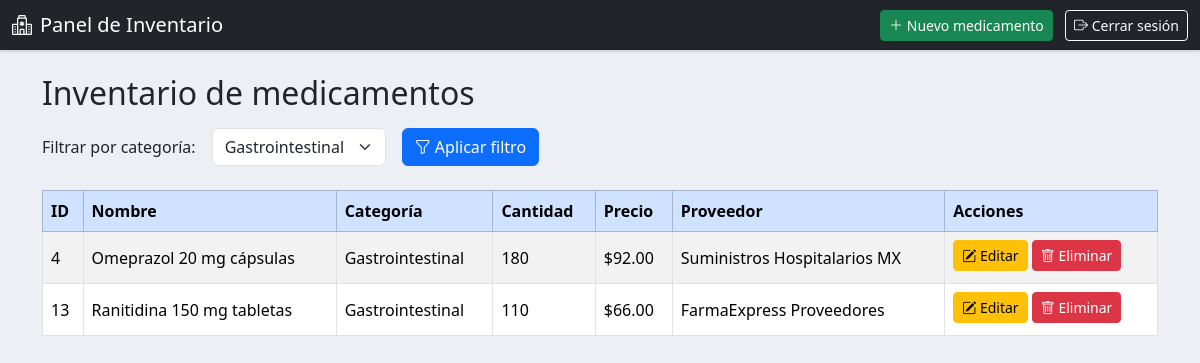
/panel.php?categoria=Gastrointestinal (signed in), run on the app's committed database.
### tables this page shows
CREATE TABLE `medicamentos` (
  `id` int(11) NOT NULL AUTO_INCREMENT,
  `nombre` varchar(100) NOT NULL,
  `categoria` varchar(100) DEFAULT NULL,
  `cantidad` int(11) DEFAULT 0,
  `precio` decimal(10,2) DEFAULT NULL,
  `proveedor_id` int(11) DEFAULT NULL,
  `creado_en` timestamp NOT NULL DEFAULT current_timestamp(),
  `actualizado_en` timestamp NOT NULL DEFAULT current_timestamp() ON UPDATE current_timestamp(),
  PRIMARY KEY (`id`),
  KEY `fk_medicamento_proveedor` (`proveedor_id`),
  CONSTRAINT `fk_medicamento_proveedor` FOREIGN KEY (`proveedor_id`) REFERENCES `proveedores` (`id`) ON DELETE SET NULL ON UPDATE CASCADE
);

CREATE TABLE `proveedores` (
  `id` int(11) NOT NULL AUTO_INCREMENT,
  `nombre` varchar(100) NOT NULL,
  `telefono` varchar(20) DEFAULT NULL,
  `direccion` varchar(200) DEFAULT NULL,
  `creado_en` timestamp NOT NULL DEFAULT current_timestamp(),
  PRIMARY KEY (`id`)
);

### panel.php (the view, shortened to what this page needs)
<?php
require_once "conexion.php";
$categoria = isset($_GET['categoria']) ? trim($_GET['categoria']) : "";
$sql = "SELECT m.id, m.nombre, m.categoria, m.cantidad, m.precio,
               p.nombre AS proveedor
        FROM medicamentos m
        LEFT JOIN proveedores p ON m.proveedor_id = p.id";
if ($categoria !== "") {
    $sql .= " WHERE m.categoria = ?";
}
$sql .= " ORDER BY m.nombre ASC";
$stmt = $conexion->prepare($sql);
if ($categoria !== "") {
    $stmt->bind_param("s", $categoria);
}
$stmt->execute();
$resultado = $stmt->get_result();
$sqlCat = "SELECT DISTINCT categoria FROM medicamentos ORDER BY categoria";
$categoriasRes = $conexion->query($sqlCat);
?>
<!DOCTYPE html>
<html lang="es">
<head>
    <link href="https://cdn.jsdelivr.net/npm/bootstrap@5.3.3/dist/css/bootstrap.min.css" rel="stylesheet">
    <link rel="stylesheet" href="https://cdn.jsdelivr.net/npm/bootstrap-icons@1.11.3/font/bootstrap-icons.min.css">
</head>
<body>
<nav class="navbar navbar-dark bg-dark mb-4">
  <div class="container-fluid">
    <span class="navbar-brand mb-0 h1">
      <i class="bi bi-hospital me-2"></i>Panel de Inventario
    </span>
    <div>
      <a href="registro.php" class="btn btn-sm btn-success me-2">
        <i class="bi bi-plus-lg"></i> Nuevo medicamento
      </a>
      <a href="cerrar_sesion.php" class="btn btn-sm btn-outline-light">
        <i class="bi bi-box-arrow-right"></i> Cerrar sesión
      </a>
    </div>
  </div>
</nav>
<div class="container">
    <h2 class="mb-3">Inventario de medicamentos</h2>
    <form class="row g-3 mb-4" method="get" action="panel.php">
        <div class="col-auto">
            <label for="categoria" class="col-form-label">Filtrar por categoría:</label>
        </div>
        <div class="col-auto">
            <select name="categoria" id="categoria" class="form-select">
                <?php while ($rowCat = $categoriasRes->fetch_assoc()): ?>
                    <option value="<?php echo htmlspecialchars($rowCat['categoria']); ?>"
                        <?php if ($categoria === $rowCat['categoria']) echo "selected"; ?>>
                        <?php echo htmlspecialchars($rowCat['categoria']); ?>
                    </option>
                <?php endwhile; ?>
            </select>
        </div>
        <div class="col-auto">
            <button type="submit" class="btn btn-primary">
              <i class="bi bi-funnel"></i> Aplicar filtro
            </button>
        </div>
    </form>
    <div class="table-responsive">
      <table class="table table-striped table-bordered align-middle">
          <thead class="table-primary">
              <tr>
                  <th>ID</th>
                  <th>Nombre</th>
                  <th>Categoría</th>
                  <th>Cantidad</th>
                  <th>Precio</th>
                  <th>Proveedor</th>
                  <th>Acciones</th>
              </tr>
          </thead>
          <tbody>
          <?php if ($resultado->num_rows > 0): ?>
              <?php while ($med = $resultado->fetch_assoc()): ?>
                  <tr>
                      <td><?php echo $med['id']; ?></td>
                      <td><?php echo htmlspecialchars($med['nombre']); ?></td>
                      <td><?php echo htmlspecialchars($med['categoria']); ?></td>
                      <td><?php echo $med['cantidad']; ?></td>
                      <td>$<?php echo number_format($med['precio'], 2); ?></td>
                      <td><?php echo htmlspecialchars($med['proveedor'] ?? 'Sin proveedor'); ?></td>
                      <td>
                          <a href="editar_medicamento.php?id=<?php echo $med['id']; ?>" class="btn btn-sm btn-warning mb-1">
                              <i class="bi bi-pencil-square"></i> Editar
                          </a>
                          <a href="eliminar_medicamento.php?id=<?php echo $med['id']; ?>"
                             class="btn btn-sm btn-danger mb-1"
                             onclick="return confirm('¿Seguro que deseas eliminar este medicamento?');">
                              <i class="bi bi-trash"></i> Eliminar
                          </a>
                      </td>
                  </tr>
              <?php endwhile; ?>
          <?php else: ?>
              <tr>
                  <td colspan="7" class="text-center">No hay medicamentos registrados.</td>
              </tr>
          <?php endif; ?>
          </tbody>
      </table>
    </div>
</div>
</body>
</html>

### panel.php (style rules this page uses)
body { background-color:#ecf0f5; }
.navbar { box-shadow: 0 1px 3px rgba(0,0,0,.2); }

### data on the page
medicamentos: id "4", nombre "Omeprazol 20 mg cápsulas", categoria "Gastrointestinal", cantidad "180", precio "92.00", proveedor.nombre "Suministros Hospitalarios MX"
medicamentos: id "13", nombre "Ranitidina 150 mg tabletas", categoria "Gastrointestinal", cantidad "110", precio "66.00", proveedor.nombre "FarmaExpress Proveedores"

### other printed values
form field categoria "Gastrointestinal"
